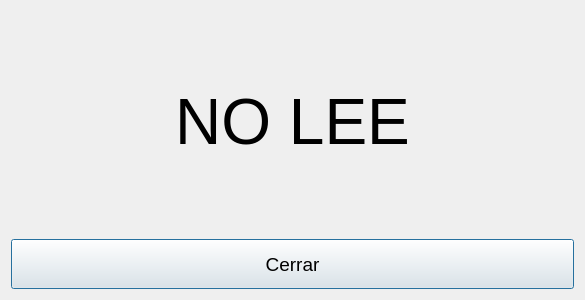
<?xml version="1.0" encoding="UTF-8"?>
<ui version="4.0">
 <class>CalibradorDialog</class>
 <widget class="QDialog" name="CalibradorDialog">
  <property name="geometry">
   <rect>
    <x>0</x>
    <y>0</y>
    <width>585</width>
    <height>300</height>
   </rect>
  </property>
  <property name="windowTitle">
   <string>Dialog</string>
  </property>
  <layout class="QVBoxLayout" name="verticalLayout">
   <item>
    <widget class="QLabel" name="label">
     <property name="font">
      <font>
       <pointsize>48</pointsize>
       <weight>50</weight>
       <bold>false</bold>
      </font>
     </property>
     <property name="text">
      <string>NO LEE</string>
     </property>
     <property name="alignment">
      <set>Qt::AlignCenter</set>
     </property>
    </widget>
   </item>
   <item>
    <widget class="QPushButton" name="pushButton">
     <property name="minimumSize">
      <size>
       <width>0</width>
       <height>50</height>
      </size>
     </property>
     <property name="font">
      <font>
       <pointsize>14</pointsize>
      </font>
     </property>
     <property name="text">
      <string>Cerrar</string>
     </property>
    </widget>
   </item>
  </layout>
 </widget>
 <resources/>
 <connections/>
</ui>
